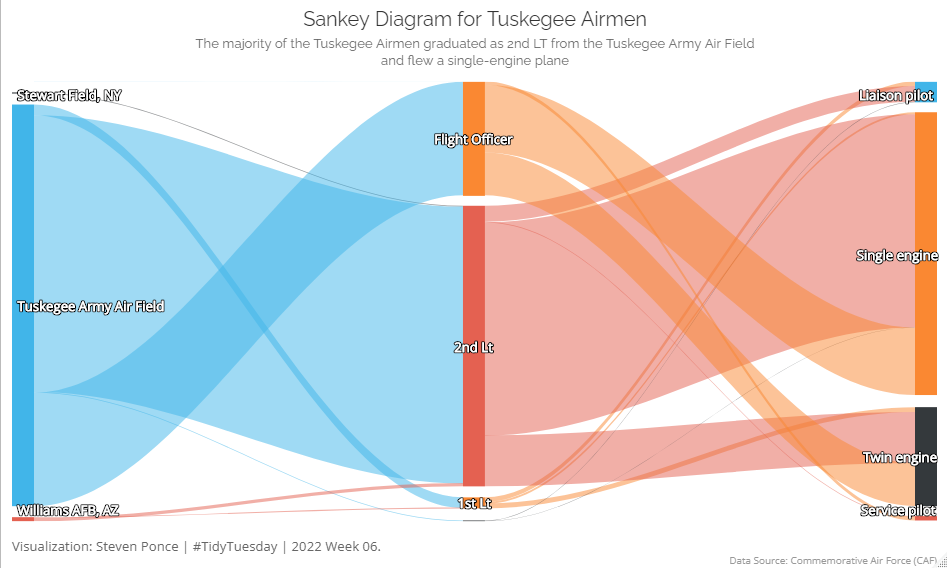

Generate this figure with R:

## Challenge: #TidyTuesday 2022 week 06
## Author: Steven Ponce
## Date: 2022-02-09

## 1. Load packages and data ----
library(pacman)
p_load(tidyverse, tidytuesdayR, skimr, highcharter, lubridate)

tt <- tidytuesdayR::tt_load('2022-02-08')
airmen <- tt$airmen

## Examine the data
skim(airmen)
glimpse(airmen)


## 2. Data frame for Sankey plot ----
data_plot <- airmen %>% 
   
  # selected columns
  select(graduated_from, rank_at_graduation, pilot_type) %>%  

  # string replace
  mutate_at('rank_at_graduation', str_replace, 'Captain', 'Capt') %>% 
  mutate_at('pilot_type', str_replace, 'Liason pilot', 'Liaison pilot') %>% 
  mutate_at('graduated_from', str_replace, 'TAAF', 'Tuskegee Army Air Field') %>% 
  
  # remove NA and Unk
  filter(rank_at_graduation != 'N/A' & rank_at_graduation != 'Unk') %>% 
  drop_na()
  

## 3. Sankey diagram ----
p <- hchart(data_to_sankey(data_plot), "sankey", name = "Tuskegee Airmen")

p %>%
  hc_title(text= "Sankey Diagram for Tuskegee Airmen") %>%
  hc_subtitle(text= "The majority of the Tuskegee Airmen graduated as 2nd LT from the Tuskegee Army Air Field<br> and flew a single-engine plane")  %>%
  hc_credits(enabled = TRUE, text = "Data Source: Commemorative Air Force (CAF)")%>%
  hc_caption(text = "Visualization: Steven Ponce | #TidyTuesday | 2022 Week 06.")%>%
  hc_plotOptions(series = list(dataLabels = list(style = list(fontSize = "12px")))) %>%
  hc_add_theme(hc_theme_elementary())


## 4. save final figure ----
ggsave("./2022/Week_06/2022_06_airmen.png", width = 12, height = 10, units = "in", dpi = 320)
